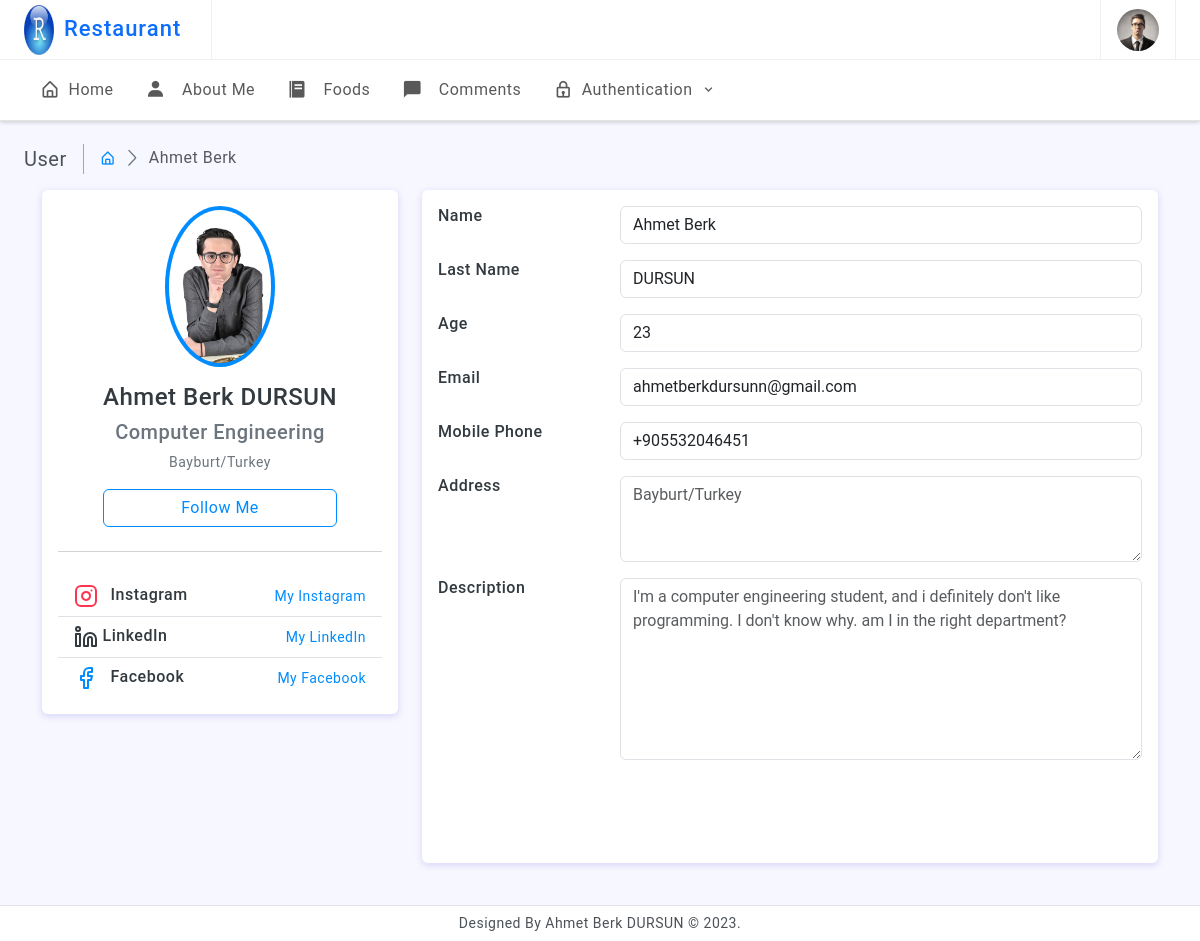
The page /aboutme on the database its author committed.
### Comments/models.py (models this page shows, shortened)
class AboutMe(models.Model):
    name                = models.CharField(max_length=128, blank=False, null=False)
    lastname            = models.CharField(max_length=128, blank=False, null=False)
    department          = models.CharField(max_length=128, blank=False, null=False)
    age                 = models.IntegerField()
    phone               = models.CharField(max_length=32, blank=False, null=False)
    email               = models.EmailField(max_length=64, blank=False, null=False)
    image               = models.ImageField(upload_to='static/assets/images/all/')
    description         = models.TextField()
    address             = models.TextField()

### Comments/views.py (the view)
# urls.py: path('aboutme', AboutMe.as_view(), name='aboutMe'),
class AboutMe(ListView):
    model = AboutMe
    context_object_name = 'managers'
    template_name = 'comments/about_Me.html'

### templates/comments/about_Me.html (shortened to what this page needs)
{% extends 'base.html' %}
{% load static %}
{% block content %}
    <body>
    <div class="wrapper">
        <div class="page-wrapper">
            <div class="page-content">
                {% for manager in managers %}
                    <div class="page-breadcrumb d-none d-sm-flex align-items-center mb-3">
                        <div class="breadcrumb-title pe-3">User</div>
                        <div class="ps-3">
                            <nav aria-label="breadcrumb">
                                <ol class="breadcrumb mb-0 p-0">
                                    <li class="breadcrumb-item"><a href="{% url 'index' %}"><i
                                            class="bx bx-home-alt"></i></a>
                                    </li>
                                    <li class="breadcrumb-item active" aria-current="page">{{ manager.name }}</li>
                                </ol>
                            </nav>
                        </div>
                    </div>
                    <div class="container">
                        <div class="main-body">
                            <div class="row">
                                <div class="col-lg-4">
                                    <div class="card">
                                        <div class="card-body">
                                            <div class="d-flex flex-column align-items-center text-center">
                                                <img src="{{ manager.image.url }}" alt="Admin"
                                                     class="rounded-circle p-1 bg-primary" width="110">
                                                <div class="mt-3">
                                                    <h4>
                                                        <span class="user-name mb-0">{{ manager.name }}</span>
                                                        <span class="user-name mb-0">{{ manager.lastname }}</span>
                                                    </h4>
                                                    <h5><p class="text-secondary mb-1">{{ manager.department }}</p></h5>
                                                    <p class="text-muted font-size-sm">{{ manager.address|truncatewords:6 }}</p>
                                                    <a href="{% url 'aboutMe' %}"
                                                       class="btn btn-outline-primary form-control block">Follow Me</a>
                                                </div>
                                            </div>
                                            <hr class="my-4"/>
                                            <ul class="list-group list-group-flush">
                                                <li class="list-group-item d-flex justify-content-between align-items-center flex-wrap">
                                                    <h6 class="mb-0">
                                                        Instagram
                                                    </h6>
                                                    <span class="text-secondary"><a
                                                            href="https://www.instagram.com/ahmetberkdursun/">My Instagram</a></span>
                                                </li>
                                                <li class="list-group-item d-flex justify-content-between align-items-center flex-wrap">
                                                    <h6 class="mb-0">
                                                        LinkedIn
                                                    </h6>
                                                    <span class="text-secondary"><a
                                                            href="https://www.linkedin.com/in/ahmetberkdursun/">My LinkedIn</a></span>
                                                </li>
                                                <li class="list-group-item d-flex justify-content-between align-items-center flex-wrap">
                                                    <h6 class="mb-0">
                                                        Facebook
                                                    </h6>
                                                    <span class="text-secondary"><a
                                                            href="https://tr-tr.facebook.com/AhmetBerkDgit">My Facebook</a></span>
                                                </li>
                                            </ul>
                                        </div>
                                    </div>
                                </div>
                                <div class="col-lg-8">
                                    <div class="card" style="height: 673px">
                                        <div class="card-body">
                                            <div class="row mb-3">
                                                <div class="col-sm-3">
                                                    <h6 class="mb-0">Name</h6>
                                                </div>
                                                <div class="col-sm-9 text-secondary">
                                                        <input type="text" class="form-control"
                                                               value="{{ manager.name }}"
                                                               readonly/>
                                                    </div>
                                            </div>
                                            <div class="row mb-3">
                                                <div class="col-sm-3">
                                                    <h6 class="mb-0">Last Name</h6>
                                                </div>
                                                <div class="col-sm-9 text-secondary">
                                                    <input type="text" class="form-control"
                                                           value="{{ manager.lastname }}" readonly/>
                                                </div>
                                            </div>
                                            <div class="row mb-3">
                                                <div class="col-sm-3">
                                                    <h6 class="mb-0">Age</h6>
                                                </div>
                                                <div class="col-sm-9 text-secondary">
                                                    <input type="text" class="form-control"
                                                           value="{{ manager.age }}" readonly/>
                                                </div>
                                            </div>
                                            <div class="row mb-3">
                                                <div class="col-sm-3">
                                                    <h6 class="mb-0">Email</h6>
                                                </div>
                                                <div class="col-sm-9 text-secondary">
                                                    <input type="text" class="form-control" value="{{ manager.email }}"
                                                           readonly/>
                                                </div>
                                            </div>
                                            <div class="row mb-3">
                                                <div class="col-sm-3">
                                                    <h6 class="mb-0">Mobile Phone</h6>
                                                </div>
                                                <div class="col-sm-9 text-secondary">
                                                    <input type="text" class="form-control" value="{{ manager.phone }}"
                                                           readonly/>
                                                </div>
                                            </div>
                                            <div class="row mb-3">
                                                <div class="col-sm-3">
                                                    <h6 class="mb-0">Address</h6>
                                                </div>
                                                <div class="col-sm-9">
                                                    <textarea class="form-control" id="input40" rows="3"
                                                              placeholder="{{ manager.address }}" readonly></textarea>
                                                </div>
                                            </div>
                                            <div class="row mb-3">
                                                <div class="col-sm-3">
                                                    <h6 class="mb-0">Description</h6>
                                                </div>
                                                <div class="col-sm-9">
                                                    <textarea class="form-control" id="input40" rows="7"
                                                              placeholder="{{ manager.description }}"
                                                              readonly></textarea>
                                                </div>
                                            </div>
                                        </div>
                                    </div>
                                </div>
                            </div>
                        </div>
                    </div>
                {% endfor %}
            </div>
        </div>
    </div>
    </body>
{% endblock %}

### static/assets/css/app.css (style rules this page uses)
body { font-size: 14px; color: #4c5258; letter-spacing: 0.5px; background-color: #f7f7ff; font-family: 'Roboto', sans-serif; }
a { text-decoration: none; }
.wrapper { width: 100%; position: relative; }
.page-wrapper { height: 100%; margin-top: 120px; margin-bottom: 30px; margin-left: 0px; }
.page-content { padding: 1.5rem; }
.breadcrumb-title { font-size: 20px; border-right: 1.5px solid #aaa4a4; }
.page-breadcrumb .breadcrumb li.breadcrumb-item { font-size: 16px; }
.page-breadcrumb .breadcrumb-item+.breadcrumb-item::before { display: inline-block; padding-right: .5rem; color: #6c757d; font-family: 'LineIcons'; content: "\ea5c"; }
input::placeholder { color: #000 !important; opacity: .3 !important }

### rows shown on the page
AboutMe: name "Ahmet Berk", image (picture), lastname "DURSUN", department "Computer Engineering", address "Bayburt/Turkey", age "23", email "ahmetberkdursunn@gmail.com", phone "+905532046451", description "I'm a computer engineering student, and i definitely don't like programming. I don't know why. am I in the right department?"
